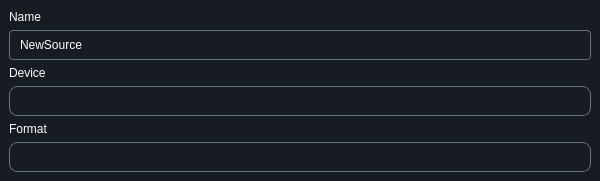
<?xml version="1.0" encoding="UTF-8"?>
<ui version="4.0">
 <class>WebcamWidgetClass</class>
 <widget class="QWidget" name="WebcamWidgetClass">
  <property name="geometry">
   <rect>
    <x>0</x>
    <y>0</y>
    <width>600</width>
    <height>181</height>
   </rect>
  </property>
  <property name="windowTitle">
   <string>WebcamWidget</string>
  </property>
  <property name="styleSheet">
   <string notr="true">#mainWebcamWidget {
  background: #171B22;
}

QLabel {
  color: white;
}

QLineEdit {
  background: #171B22;
  color: white;
  border: 1px solid #647081;
  border-radius: 4px;
  padding-left: 8px;
}

QLineEdit:focus {
    border: 1px solid #19BDDE;
}


QComboBox {
  background: #171B22;
  color: white;
  border: 1px solid #647081;
  border-radius: 8px;
  padding-left: 8px;
}

QComboBox:focus {
    border: 1px solid #19BDDE;
}

QComboBox::drop-down {
    subcontrol-origin: padding;
    subcontrol-position: top right;
    width: 22px;
    border-left: 0px solid #444;
}

QComboBox::down-arrow {
    image: url(:/FrameFlow/down.svg);
    width: 10px;
    height: 10px;
}

QComboBox QAbstractItemView {
  background-color: #171B22;
  border: 1px solid white;
  selection-background-color: #00c853;
  selection-color: white;
  outline: none;
  color: white;
}

QComboBox QAbstractItemView::item {
    padding: 10px 0px;
}

QComboBox QAbstractItemView::item:hover {
  background-color: #2d2d2d;
}

QComboBox QScrollBar:vertical {
  width: 6px;
  background: transparent;
}
</string>
  </property>
  <layout class="QVBoxLayout" name="verticalLayout_2">
   <property name="spacing">
    <number>0</number>
   </property>
   <property name="leftMargin">
    <number>0</number>
   </property>
   <property name="topMargin">
    <number>0</number>
   </property>
   <property name="rightMargin">
    <number>0</number>
   </property>
   <property name="bottomMargin">
    <number>0</number>
   </property>
   <item>
    <widget class="QWidget" name="mainWebcamWidget" native="true">
     <layout class="QVBoxLayout" name="verticalLayout">
      <property name="spacing">
       <number>5</number>
      </property>
      <property name="leftMargin">
       <number>9</number>
      </property>
      <property name="topMargin">
       <number>9</number>
      </property>
      <property name="rightMargin">
       <number>9</number>
      </property>
      <property name="bottomMargin">
       <number>9</number>
      </property>
      <item>
       <widget class="QLabel" name="label">
        <property name="text">
         <string>Name</string>
        </property>
       </widget>
      </item>
      <item>
       <widget class="QLineEdit" name="nameLineEdit">
        <property name="minimumSize">
         <size>
          <width>0</width>
          <height>30</height>
         </size>
        </property>
        <property name="maximumSize">
         <size>
          <width>16777215</width>
          <height>30</height>
         </size>
        </property>
        <property name="text">
         <string>NewSource</string>
        </property>
        <property name="placeholderText">
         <string>New Source</string>
        </property>
       </widget>
      </item>
      <item>
       <widget class="QLabel" name="label_2">
        <property name="text">
         <string>Device</string>
        </property>
       </widget>
      </item>
      <item>
       <widget class="QComboBox" name="deviceComboBox">
        <property name="minimumSize">
         <size>
          <width>0</width>
          <height>30</height>
         </size>
        </property>
        <property name="maximumSize">
         <size>
          <width>16777215</width>
          <height>30</height>
         </size>
        </property>
       </widget>
      </item>
      <item>
       <widget class="QLabel" name="label_3">
        <property name="text">
         <string>Format</string>
        </property>
       </widget>
      </item>
      <item>
       <widget class="QComboBox" name="formatComboBox">
        <property name="minimumSize">
         <size>
          <width>0</width>
          <height>30</height>
         </size>
        </property>
        <property name="maximumSize">
         <size>
          <width>16777215</width>
          <height>30</height>
         </size>
        </property>
       </widget>
      </item>
     </layout>
    </widget>
   </item>
  </layout>
 </widget>
 <layoutdefault spacing="6" margin="11"/>
 <resources/>
 <connections>
  <connection>
   <sender>deviceComboBox</sender>
   <signal>currentIndexChanged(int)</signal>
   <receiver>WebcamWidgetClass</receiver>
   <slot>onDeviceSelectionChange()</slot>
   <hints>
    <hint type="sourcelabel">
     <x>299</x>
     <y>100</y>
    </hint>
    <hint type="destinationlabel">
     <x>299</x>
     <y>90</y>
    </hint>
   </hints>
  </connection>
 </connections>
 <slots>
  <slot>onDeviceSelectionChange()</slot>
 </slots>
</ui>
